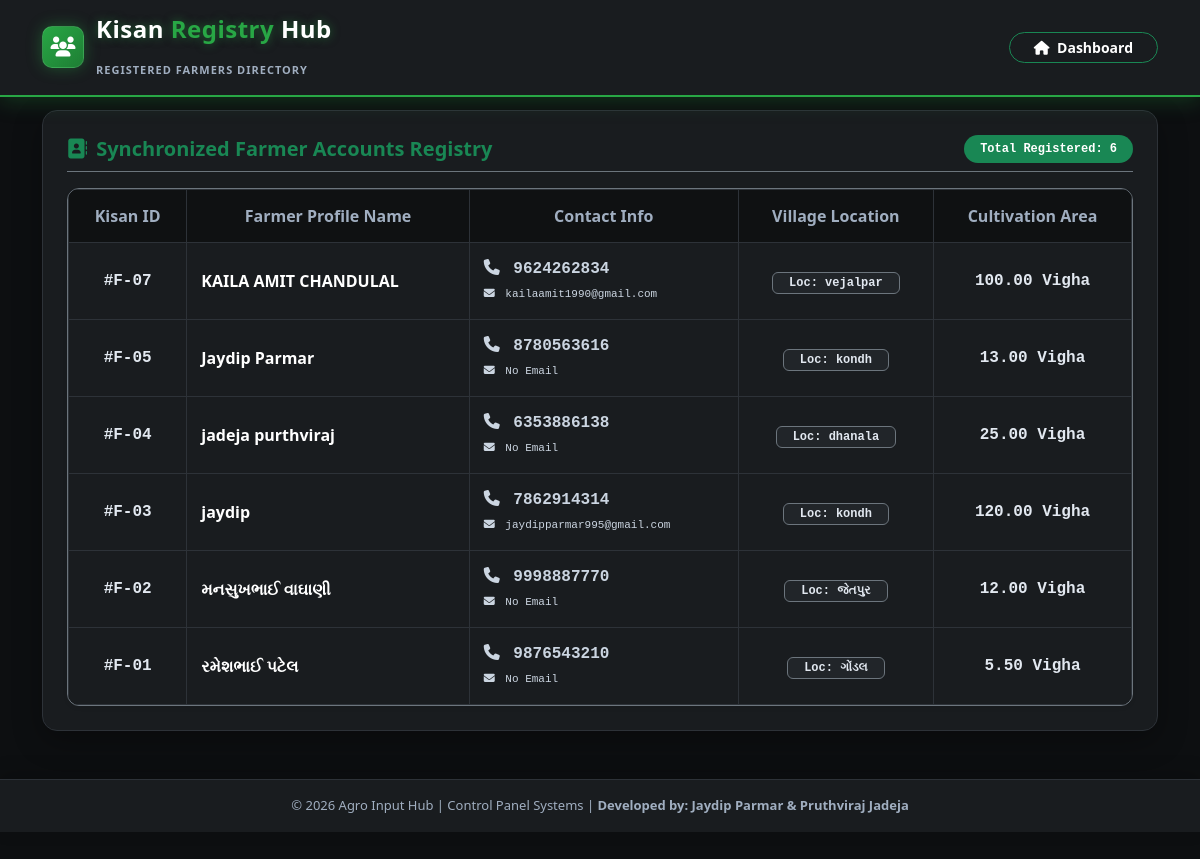
The page /customers.php (signed in) on the database its author committed.
### tables this page shows
CREATE TABLE `farmers` (
  `farmer_id` int(11) NOT NULL AUTO_INCREMENT,
  `farmer_name` varchar(100) NOT NULL,
  `phone_number` varchar(15) NOT NULL,
  `password` varchar(255) NOT NULL,
  `village` varchar(50) NOT NULL,
  `land_vigha` decimal(5,2) NOT NULL,
  `total_baki` decimal(10,2) NOT NULL DEFAULT 0.00,
  `upi_id` varchar(100) DEFAULT NULL,
  `bank_account` varchar(100) DEFAULT NULL,
  `state` varchar(50) DEFAULT NULL,
  `city` varchar(50) DEFAULT NULL,
  `house_no` varchar(255) DEFAULT NULL,
  `road_name` varchar(255) DEFAULT NULL,
  `address_type` varchar(20) DEFAULT 'Home',
  `email` varchar(100) DEFAULT NULL,
  `profile_image` varchar(255) DEFAULT NULL,
  PRIMARY KEY (`farmer_id`),
  UNIQUE KEY `phone_number` (`phone_number`)
);

### customers.php (the view, shortened to what this page needs)
<?php
require_once '../config/db_config.php';
try {
    $all_farmers = $conn->query("SELECT * FROM farmers ORDER BY farmer_id DESC")->fetchAll();
} catch (Exception $e) {
    die("Database Error: " . $e->getMessage());
}
?>
<!DOCTYPE html>
<html lang="en">
<head>
    <link href="https://cdn.jsdelivr.net/npm/bootstrap@5.3.0/dist/css/bootstrap.min.css" rel="stylesheet">
    <link rel="stylesheet" href="https://cdnjs.cloudflare.com/ajax/libs/font-awesome/6.4.0/css/all.min.css">
    <link rel="stylesheet" href="https://cdnjs.cloudflare.com/ajax/libs/animate.css/4.1.1/animate.min.css"/>
    <link rel="stylesheet" href="css/style.css">
</head>
<body>
    <nav class="navbar navbar-expand-lg navbar-dark custom-nav py-3 mb-4 shadow-sm fixed-top" style="background-color: #191c1f; border-bottom: 1px solid #2d3238;">
        <div class="container d-flex justify-content-between align-items-center">
            <a href="admin_dashboard.php" class="premium-logo-container">
                <div class="premium-logo-icon-wrapper"><i class="fa-solid fa-users"></i></div>
                <div class="premium-logo-text-wrapper">
                    <div class="logo-main-text">Kisan <span>Registry</span> Hub</div>
                    <div class="logo-sub-text">Registered Farmers Directory</div>
                </div>
            </a>
            <a href="admin_dashboard.php" class="btn btn-sm btn-outline-success rounded-pill px-4 text-white fw-bold"><i class="fa-solid fa-house me-1"></i> Dashboard</a>
        </div>
    </nav>
    <div class="container mb-5 animate__animated animate__fadeIn">
        <div class="row">
            <div class="col-12">
                <div class="card card-custom p-4 shadow-sm">
                    <div class="d-flex justify-content-between align-items-center mb-3 border-bottom border-secondary pb-2">
                        <h5 class="fw-bold text-success m-0"><i class="fa-solid fa-address-book me-1"></i> Synchronized Farmer Accounts Registry</h5>
                        <span class="badge bg-success px-3 py-2 rounded-pill font-monospace">Total Registered: <?php echo count($all_farmers); ?></span>
                    </div>
                    <div class="table-responsive border border-secondary shadow-sm">
                        <table class="table table-dark table-hover table-bordered align-middle text-center table-custom-fix mb-0">
                            <thead>
                                <tr>
                                    <th>Kisan ID</th>
                                    <th>Farmer Profile Name</th>
                                    <th>Contact Info</th>
                                    <th>Village Location</th>
                                    <th>Cultivation Area</th>
                                </tr>
                            </thead>
                            <tbody>
                                <?php if(empty($all_farmers)): ?>
                                    <tr>
                                        <td colspan="5" class="text-muted p-4">⚠️ Identity Log Registry Empty! No farmer records cached.</td>
                                    </tr>
                                <?php else: foreach($all_farmers as $farmer): ?>
                                    <tr>
                                        <td class="font-monospace text-muted">#F-0<?php echo $farmer['farmer_id']; ?></td>
                                        <td class="text-start fw-bold text-white"><?php echo htmlspecialchars($farmer['farmer_name']); ?></td>
                                        <td class="text-start font-monospace">
                                            <span class="text-success fw-bold"><i class="fa-solid fa-phone me-1"></i> <?php echo $farmer['phone_number']; ?></span><br>
                                            <small class="text-info" style="font-size: 11px;"><i class="fa-solid fa-envelope me-1"></i> <?php echo !empty($farmer['email']) ? htmlspecialchars($farmer['email']) : '<span class="text-muted">No Email</span>'; ?></small>
                                        </td>
                                        <td>
                                            <span class="badge bg-dark border border-secondary text-white px-3 py-1.5 small font-monospace">
                                                Loc: <?php echo htmlspecialchars($farmer['village']); ?>
                                            </span>
                                        </td>
                                        <td class="font-monospace text-warning fw-bold"><?php echo $farmer['land_vigha']; ?> Vigha</td>
                                    </tr>
                                <?php endforeach; endif; ?>
                            </tbody>
                        </table>
                    </div>
                </div>
            </div>
        </div>
    </div>
    <footer class="text-center py-3 fixed-bottom-footer">
        &copy; 2026 Agro Input Hub | Control Panel Systems | <b>Developed by: Jaydip Parmar & Pruthviraj Jadeja</b>
    </footer>
</body>
</html>

### style.css (style rules this page uses)
:root { --bg-main: #0d0f11; --bg-card: #191c1f; --bg-darker: #0f1112; --text-white: #ffffff; --text-muted: #a0aec0; --primary-green: #28a745; --gradient-green: linear-gradient(135deg, #1e7e34, #198754); --border-color: #2d3238; }
body { background-color: var(--bg-main) !important; color: #e2e8f0 !important; font-family: 'Segoe UI', system-ui, -apple-system, sans-serif; transition: background-color 0.3s ease; }
.premium-logo-container { display: flex; align-items: center; text-decoration: none !important; gap: 12px; }
.premium-logo-icon-wrapper { width: 42px; height: 42px; background: linear-gradient(135deg, #28a745, #1e7e34); border-radius: 10px; display: flex; align-items: center; justify-content: center; color: #ffffff; font-size: 20px; box-shadow: 0 0 15px rgba(40, 167, 69, 0.4); border: 1px solid rgba(255, 255, 255, 0.1); }
.premium-logo-text-wrapper .logo-main-text { font-size: 20px; font-weight: 800; color: #ffffff; line-height: 1.1; letter-spacing: 0.5px; }
.premium-logo-text-wrapper .logo-main-text span { color: var(--primary-green); }
.premium-logo-text-wrapper .logo-sub-text { font-size: 11px; color: var(--text-muted); font-weight: 600; letter-spacing: 1px; text-transform: uppercase; }
.card-custom { background: var(--bg-card) !important; border: 1px solid var(--border-color) !important; border-radius: 15px !important; box-shadow: 0 10px 30px rgba(0, 0, 0, 0.3) !important; }
.table-responsive { border-radius: 12px; border: 1px solid var(--border-color); }
.fixed-bottom-footer { background-color: var(--bg-card); border-top: 1px solid var(--border-color); color: var(--text-muted); font-size: 13px; z-index: 1030; box-shadow: 0 -5px 20px rgba(0,0,0,0.2); }
.card-custom label, .card-custom .small { color: #e2e8f0 !important; font-weight: 600 !important; }
.navbar.custom-nav.fixed-top { background-color: #191c1f !important; border-bottom: 2px solid #28a745 !important; box-shadow: 0 4px 20px rgba(40, 167, 69, 0.25) !important; transition: all 0.3s ease; }
.table-custom-fix, .table-bordered, .table-custom-fix th, .table-custom-fix td { border: 1px solid #454d55 !important; }
.table-custom-fix td, .table-custom-fix td strong, .table-custom-fix td span, .table-custom-fix .text-muted-custom { color: #cbd5e1 !important; opacity: 1 !important; }
.table-custom-fix td.font-monospace { color: #e2e8f0 !important; font-weight: 600 !important; }
.card-custom small, .card-custom small.text-muted, .card-custom span.text-muted, .card-custom .text-muted { color: #cbd5e1 !important; opacity: 1 !important; font-weight: 500 !important; }
.table-custom-fix th, .table-custom-fix td { border: 1px solid #2d3238 !important; padding: 14px !important; color: #e2e8f0 !important; }
.table-custom-fix th { background-color: #0f1112 !important; color: #a0aec0 !important; font-weight: 700; }
.logo-main-text { font-size: 24px !important; font-weight: 800 !important; color: #ffffff !important; background: transparent !important; text-shadow: 0 0 10px rgba(40, 167, 69, 0.5); margin-bottom: 20px; letter-spacing: 1px; }
.logo-main-text { font-size: 24px !important; font-weight: 800 !important; color: #ffffff !important; text-shadow: 0 0 10px rgba(40, 167, 69, 0.5); letter-spacing: 1px; }
.text-muted, label { color: #e2e8f0 !important; font-weight: 700 !important; opacity: 1 !important; }

### customers.php (style rules this page uses)
body { background-color: #0d0f11; color: #e2e8f0; font-family: 'Segoe UI', system-ui, sans-serif; padding-bottom: 80px; padding-top: 110px; }
.card-custom { background: #191c1f !important; border: 1px solid #2d3238 !important; border-radius: 15px !important; box-shadow: 0 10px 30px rgba(0,0,0,0.3) !important; color: white; }
.table-custom-fix th { background-color: #0f1112 !important; color: #a0aec0 !important; border-color: #2d3238 !important; font-weight: 600; }
.table-custom-fix td { background-color: transparent !important; color: #ffffff !important; border-color: #2d3238 !important; vertical-align: middle; }

### rows shown on the page
farmers: farmer_id "7", farmer_name "KAILA AMIT CHANDULAL", phone_number "9624262834", email "kailaamit1990@gmail.com", village "vejalpar", land_vigha "100.00"
farmers: farmer_id "5", farmer_name "Jaydip Parmar", phone_number "8780563616", shows "No Email", village "kondh", land_vigha "13.00"
farmers: farmer_id "4", farmer_name "jadeja purthviraj", phone_number "6353886138", shows "No Email", village "dhanala", land_vigha "25.00"
farmers: farmer_id "3", farmer_name "jaydip", phone_number "7862914314", email "jaydipparmar995@gmail.com", village "kondh", land_vigha "120.00"
farmers: farmer_id "2", farmer_name "મનસુખભાઈ વાઘાણી", phone_number "9998887770", shows "No Email", village "જેતપુર", land_vigha "12.00"
farmers: farmer_id "1", farmer_name "રમેશભાઈ પટેલ", phone_number "9876543210", shows "No Email", village "ગોંડલ", land_vigha "5.50"

### other values the page prints
count($all_farmers) "6"
